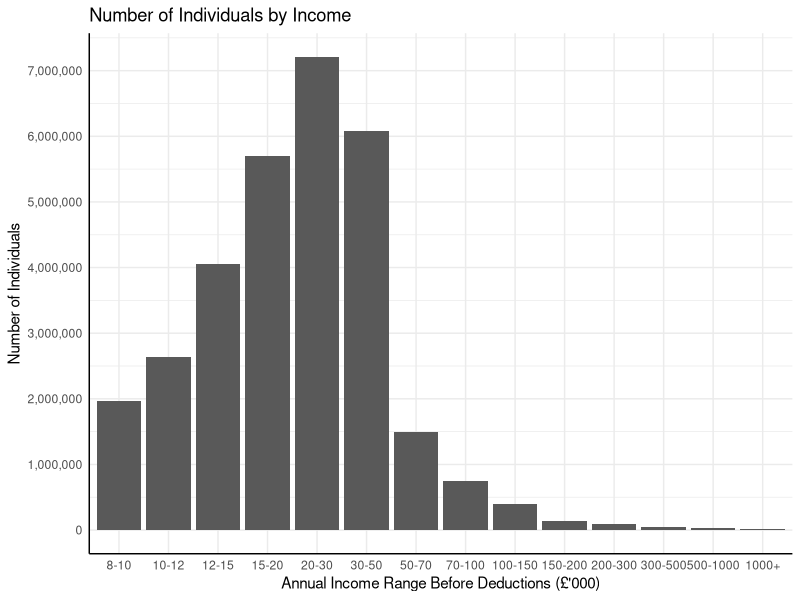
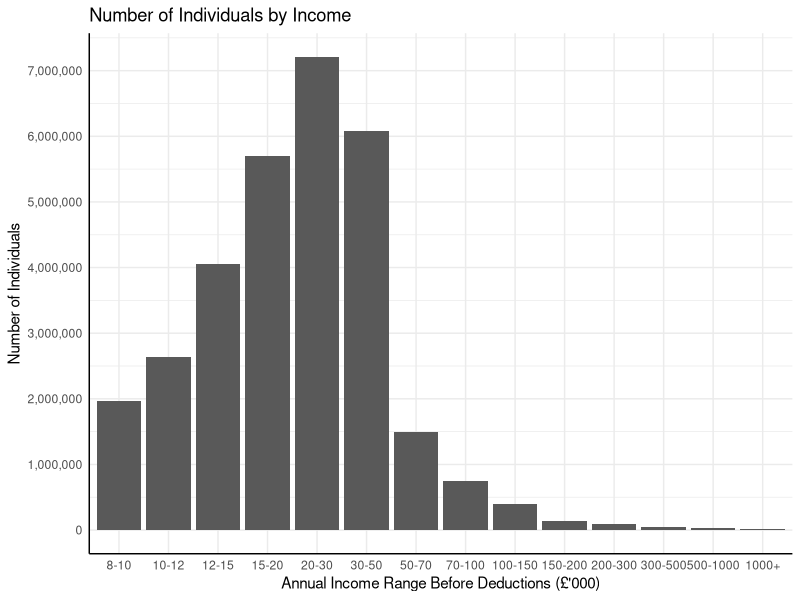

Source code (R) for these figures, in order:
IncomeCount <- structure(list(IncomeRange = structure(1:14, .Label = c("8-10", 
"10-12", "12-15", "15-20", "20-30", "30-50", "50-70", "70-100", 
"100-150", "150-200", "200-300", "300-500", "500-1000", "1000+"
), class = c("ordered", "factor")), Individuals = c(1960000L, 
2640000L, 4050000L, 5700000L, 7210000L, 6080000L, 1500000L, 746000L, 
394000L, 135000L, 88000L, 46000L, 24000L, 11000L)), .Names = c("IncomeRange", 
"Individuals"), row.names = c(NA, -14L), class = "data.frame")

library(ggplot2)
library(scales)

#Order Factors
IncomeCount$IncomeRange <- factor(IncomeCount$IncomeRange,levels=c("8-10","10-12","12-15","15-20","20-30","30-50","50-70","70-100","100-150","150-200","200-300","300-500","500-1000","1000+"),ordered=TRUE)


ggplot(data=IncomeCount,aes(x=IncomeRange, y=Individuals)) +
	geom_bar(stat="identity") +
	labs(x="Annual Income Range Before Deductions (£'000)", y="Number of Individuals", title="Number of Individuals by Income") +
	theme_minimal() +
	theme(axis.line = element_line(size = 0.5, linetype = "solid",colour = "black")) + 
	scale_y_continuous(breaks=c(seq(from=0,to=7400000,by=1000000)),labels=comma)

ggsave(file="IncomeCount.pdf", width=10, height=5)